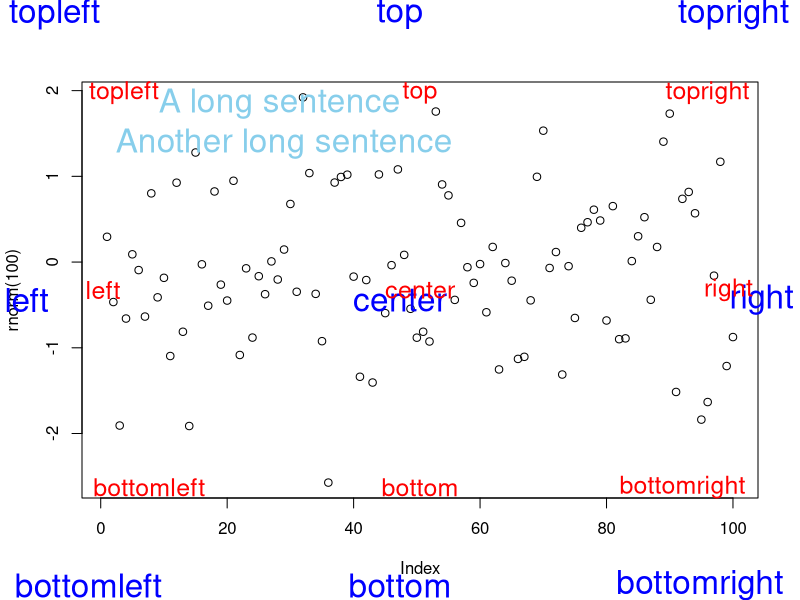

The R script that drew this image:
# ---------------------------------------------------------------------------------------
# Program       : function_add_text_to_9_locations_of_a_figure.R
# modified from : 
## https://logfc.wordpress.com/2017/03/15/adding-figure-labels-a-b-c-in-the-top-left-corner-of-the-plotting-region/
# date created  : 20171102
# Purpose       : add text aligned to 9 corners within a plot
#----------------------------------------------------------------------------------------
# run dependency    : 
# input files	      : 
#----------------------------------------------------------------------------------------
# Sys.Date()  history
#----------------------------------------------------------------------------------------

  
fig_label <- function(text, region="figure", pos="topleft", cex=NULL, ...) {
  
  region <- match.arg(region, c("figure", "plot", "device"))
  pos <- match.arg(pos, c("topleft", "top", "topright", 
                          "left", "center", "right", 
                          "bottomleft", "bottom", "bottomright"))
  
  if(region %in% c("figure", "device")) {
    ds <- dev.size("in")
    # xy coordinates of device corners in user coordinates
    x <- grconvertX(c(0, ds[1]), from="in", to="user")
    y <- grconvertY(c(0, ds[2]), from="in", to="user")
    
    # fragment of the device we use to plot
    if(region == "figure") {
      # account for the fragment of the device that 
      # the figure is using
      fig <- par("fig")
      dx <- (x[2] - x[1])
      dy <- (y[2] - y[1])
      x <- x[1] + dx * fig[1:2]
      y <- y[1] + dy * fig[3:4]
    } 
  }
  
  # much simpler if in plotting region
  if(region == "plot") {
    u <- par("usr")
    x <- u[1:2]
    y <- u[3:4]
  }
  
  sw <- strwidth(text, cex=cex) * 60/100
  sh <- strheight(text, cex=cex) * 60/100
  
  x1 <- switch(pos,
               topleft     =x[1] + sw, 
               left        =x[1] + sw,
               bottomleft  =x[1] + sw,
               top         =(x[1] + x[2])/2,
               center      =(x[1] + x[2])/2,
               bottom      =(x[1] + x[2])/2,
               topright    =x[2] - sw,
               right       =x[2] - sw,
               bottomright =x[2] - sw)
  
  y1 <- switch(pos,
               topleft     =y[2] - sh,
               top         =y[2] - sh,
               topright    =y[2] - sh,
               left        =(y[1] + y[2])/2,
               center      =(y[1] + y[2])/2,
               right       =(y[1] + y[2])/2,
               bottomleft  =y[1] + sh,
               bottom      =y[1] + sh,
               bottomright =y[1] + sh)
  
  old.par <- par(xpd=NA)
  on.exit(par(old.par))
  
  text(x1, y1, text, cex=cex, ...)
  return(invisible(c(x,y)))
}

# example of calling the function
plot(rnorm(100))
for(i in c("topleft", "topright", "top", 
           "left", "center", "right", 
           "bottomleft", "bottom", "bottomright")) {
  fig_label(i, pos=i, cex=2, col="blue")
  fig_label(i, pos=i, cex=1.5, col="red", region="plot")
}

fig_label("A long sentence \nAnother long sentence", pos="topleft", cex=2, col="skyblue",region="plot")